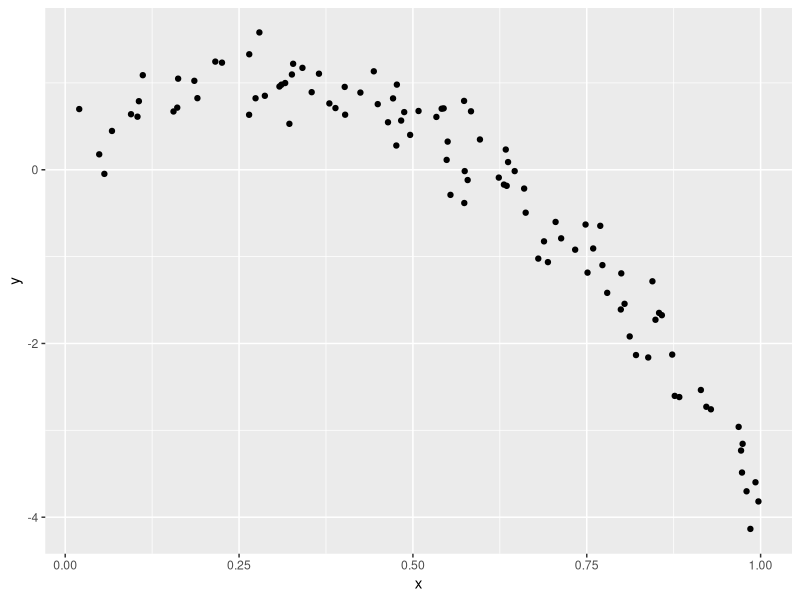
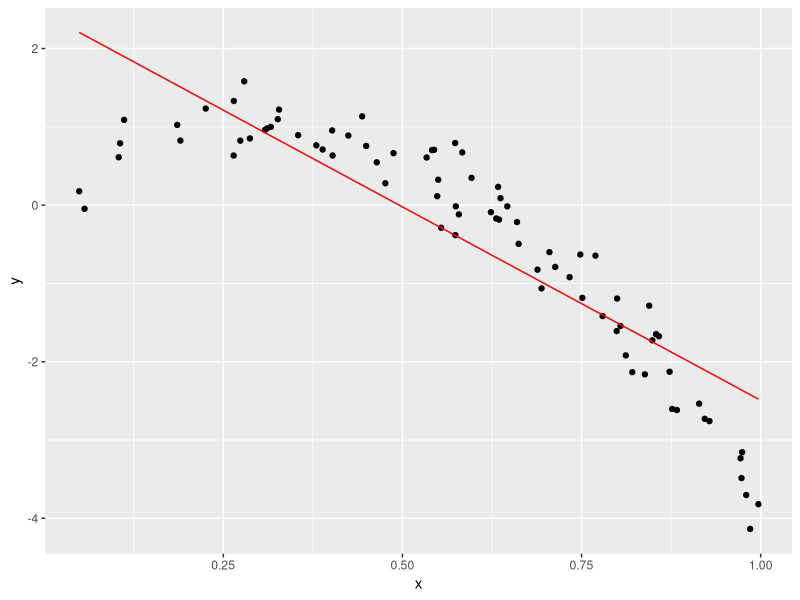
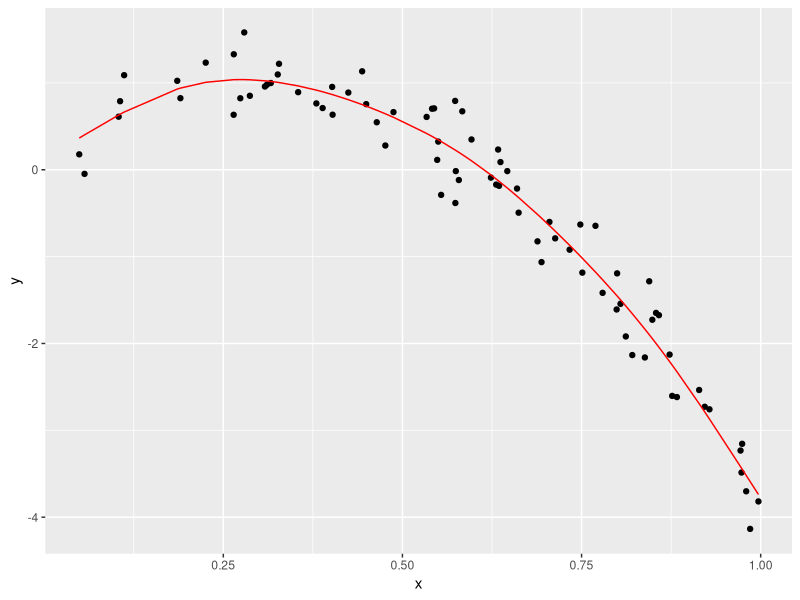
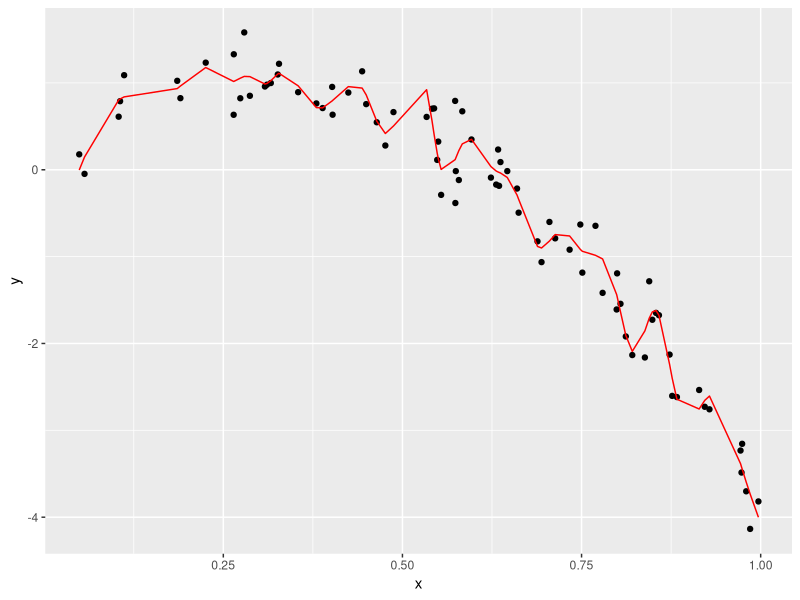
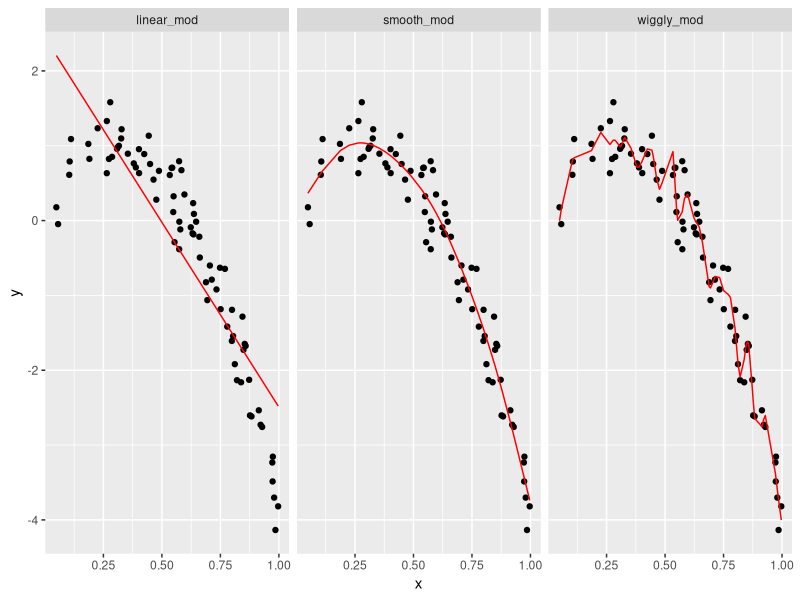

Reproduce these figures in R, in order.
## ---- chunk 1
library(tidyverse)
library(modelr)
library(mgcv)
## ---- chunk 2
nonlin_df = 
  tibble(
    id = 1:100,
    x = runif(100, 0, 1),
    y = 1 - 10 * (x - .3) ^ 2 + rnorm(100, 0, .3)
  )
## ---- chunk 3
nonlin_df %>%
  ggplot(aes(x = x, y = y)) +
  geom_point()
## ---- chunk 4
# Generate training and testing data set
set.seed(1)
train_df = sample_n(nonlin_df, size = 80) %>% 
  arrange("id")

test_df = anti_join(nonlin_df, train_df, by = "id")
## ---- chunk 5
linear_mod = lm(y ~ x, data = train_df)
smooth_mod = gam(y ~ s(x), data = train_df)
wiggly_mod = gam(y ~ s(x, k = 30), sp = 10e-6, data = train_df) 
## ---- chunk 6
train_df %>%
  add_predictions(linear_mod) %>%
  ggplot(aes(x = x, y = y)) +
  geom_point() + 
  geom_line(aes(y = pred), color = "red")
## ---- chunk 7
train_df %>%
  add_predictions(smooth_mod) %>%
  ggplot(aes(x = x, y = y)) +
  geom_point() + 
  geom_line(aes(y = pred), color = "red")
## ---- chunk 8
train_df %>%
  add_predictions(wiggly_mod) %>%
  ggplot(aes(x = x, y = y)) +
  geom_point() + 
  geom_line(aes(y = pred), color = "red")
## ---- chunk 9
train_df %>%
  gather_predictions(linear_mod, smooth_mod, wiggly_mod) %>%
  ggplot(aes(x = x, y = y)) +
  geom_point() + 
  geom_line(aes(y = pred), color = "red") + 
  facet_grid(. ~ model)
## ---- chunk 10

